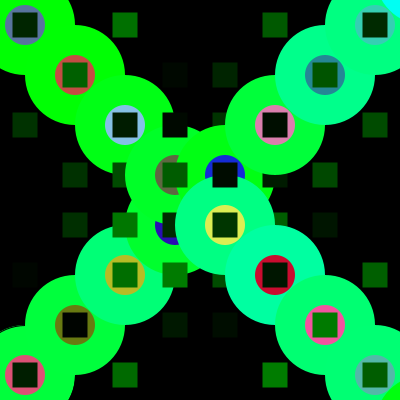
Frame 1 (no input)
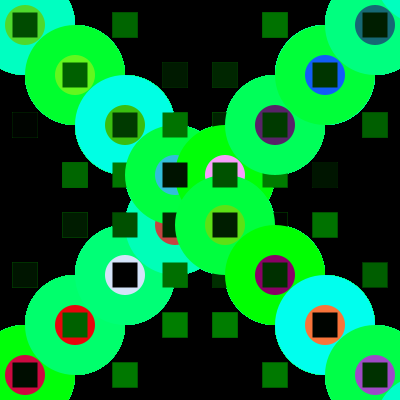
Frame 60 (the mouse pressed at the canvas centre just before this capture)
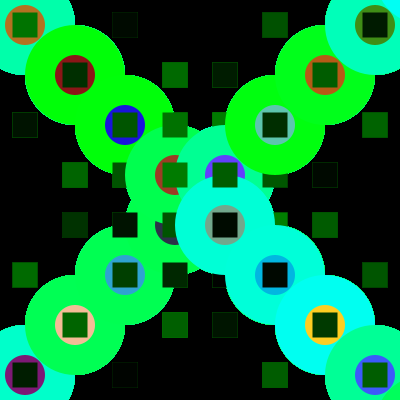
Frame 120 (the mouse held since frame 60 and released just before this capture)

The Processing sketch that drew these frames (run headless with seeded random() and noise(); from frame 60 on, the mouse is pressed at the canvas centre):

// Processing sketch: processing_38797
// ── processing_38797.pde

//hw6 CMU 48-757 
//copywrite 2011 Zack Jacobson-Weaver
color col;


void setup()
{
  size(400,400);
  background(0,0,0,10);
  col = color(random(256), random (256), random(256));
  frameRate(50);  
  noCursor();
  smooth();
}

void drawTarget(int x, int y, int circleSize)
{
  ellipseMode(CENTER);
  fill(col,256,random(256));
  ellipse(x, y, circleSize, circleSize);
  noStroke();
  fill(random(256),random(256),random(256));
  ellipse(x,y,circleSize/2.5, circleSize/2.5);
  
  rectMode(CENTER);
  fill(col,random(128),col);
  rect(x+circleSize/2, y+circleSize/2, circleSize/4, circleSize/4);
  fill(col,random(128),col);
  rect(x-circleSize/2, y-circleSize/2, circleSize/4, circleSize/4);
  fill(col,random(128),col);
  rect(x+circleSize/2, y-circleSize/2, circleSize/4, circleSize/4);
  fill(col,random(128),col);
  rect(x-circleSize/2, y+circleSize/2, circleSize/4, circleSize/4);
}

void draw()
{

int y=0; //start position for first drawTarget 
 int x=0;
 int x1=0;
 int y1=0;

  
while (x<= height)
{
  //diag bottomleft to top right
  drawTarget(x+25,y+375,100);
  
  y= y-50; //position for each successive drawTarget
  x=x+50;
  
  //diag topleft to bottom right
drawTarget(x1+25, y1+25, 100);
  
  x1=y1+50;
  y1=x1;
}
  


 
}
      
                
